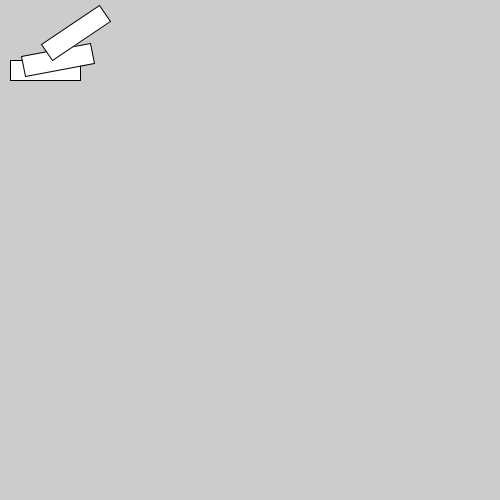
Frame 1 (no input)
Frame 60 (the mouse pressed at the canvas centre just before this capture): identical to frame 1, image omitted
Frame 120 (the mouse held since frame 60 and released just before this capture): identical to frame 1, image omitted

The Processing sketch that drew this single still picture (run headless with seeded random() and noise(); from frame 60 on, the mouse is pressed at the canvas centre):

// Processing sketch: EX_17_1_sketch_130409b
// ── EX_17_1_sketch_130409b.pde
//EX 17.1

//1. Use rotate() to change the orientation of a shape.

void draw() {
  

  
}

void setup() {
    size(500,500);
smooth(); 
rect(10, 60, 70, 20); 
rotate(-PI/16); 
rect(10, 60, 70, 20); 
rotate(-PI/8); 
rect(10, 60, 70, 20);

}
